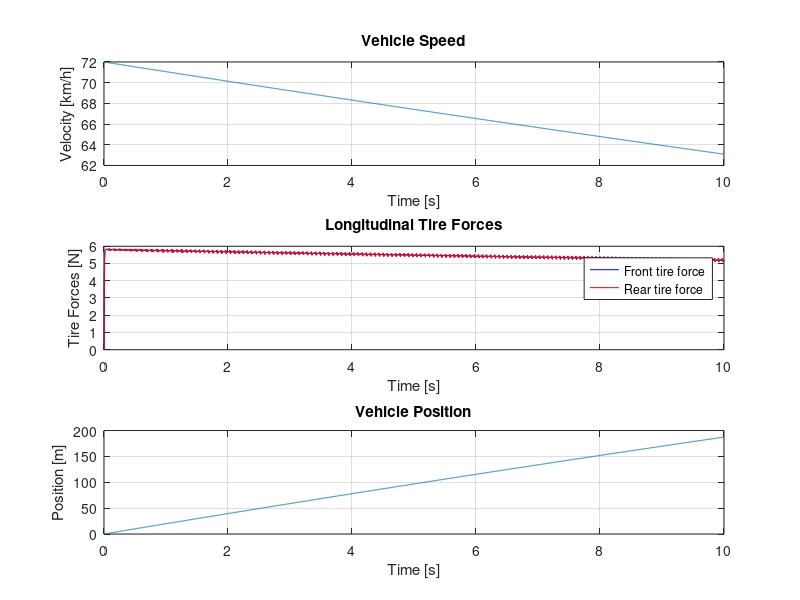

Write MATLAB code to recreate this figure.
function longitudinal_vehicle_dynamics_simulation()
    % Main simulation function for longitudinal vehicle dynamics
    
    % Vehicle parameters
    params.m = 1500;       % Vehicle mass [kg]
    params.g = 9.81;       % Gravitational acceleration [m/s^2]
    params.rho = 1.225;    % Air density [kg/m^3]
    params.Cd = 0.3;       % Drag coefficient
    params.Af = 2.5;       % Frontal area [m^2]
    params.reff = 0.3;     % Effective wheel radius [m]
    params.f = 0.015;      % Rolling resistance coefficient
    params.h = 0.5;        % CG height [m]
    params.haero = 0.6;    % Aerodynamic center height [m]
    params.lf = 1.2;       % Distance from CG to front axle [m]
    params.lr = 1.5;       % Distance from CG to rear axle [m]
    params.Cqf = 100000;   % Front tire longitudinal stiffness [N]
    params.Cqr = 100000;   % Rear tire longitudinal stiffness [N]
    
    % Initial conditions
    x0 = 0;                % Initial position [m]
    v0 = 20;               % Initial velocity [m/s]
    omega_wf0 = v0/params.reff; % Front wheel angular velocity [rad/s]
    omega_wr0 = v0/params.reff; % Rear wheel angular velocity [rad/s]
    
    initial_state = [x0; v0; omega_wf0; omega_wr0];
    
    % Simulation time
    tspan = [0 10];        % Simulation time [s]
    
    % Road slope (0 for flat road)
    theta = 0;             % Road slope angle [rad]
    
    % Wind speed
    Vwind = 0;             % Wind speed [m/s] (positive for headwind)
    
    % Torque inputs (simplified - could be made more sophisticated)
    Tf = 0;                % Front wheel torque [Nm] (positive for acceleration)
    Tr = 0;                % Rear wheel torque [Nm]
    
    % Combine additional parameters
    params.theta = theta;
    params.Vwind = Vwind;
    params.Tf = Tf;
    params.Tr = Tr;
    
    % Solve the ODE
    options = odeset('RelTol', 1e-6, 'AbsTol', 1e-9);
    [t, state] = ode45(@(t, y) vehicle_dynamics(t, y, params), tspan, initial_state, options);
    
    % Extract results
    x = state(:, 1);
    v = state(:, 2);
    omega_wf = state(:, 3);
    omega_wr = state(:, 4);
    
    % Calculate additional quantities for analysis
    Fxr = zeros(size(t));
    Fxf = zeros(size(t));
    for i = 1:length(t)
        [~, forces] = vehicle_dynamics(t(i), state(i, :)', params);
        Fxf(i) = forces.Fxf;
        Fxr(i) = forces.Fxr;
    end
    
    % Plot results
    figure;
    subplot(3, 1, 1);
    plot(t, v * 3.6); % Convert to km/h
    xlabel('Time [s]');
    ylabel('Velocity [km/h]');
    title('Vehicle Speed');
    grid on;
    
    subplot(3, 1, 2);
    plot(t, Fxf, 'b', t, Fxr, 'r');
    xlabel('Time [s]');
    ylabel('Tire Forces [N]');
    legend('Front tire force', 'Rear tire force');
    title('Longitudinal Tire Forces');
    grid on;
    
    subplot(3, 1, 3);
    plot(t, x);
    xlabel('Time [s]');
    ylabel('Position [m]');
    title('Vehicle Position');
    grid on;
end

function [dstate, forces] = vehicle_dynamics(t, state, params)
    % Vehicle dynamics equations
    
    % Unpack state variables
    x = state(1);       % Position (not used directly in dynamics)
    v = state(2);       % Velocity
    omega_wf = state(3); % Front wheel angular velocity
    omega_wr = state(4); % Rear wheel angular velocity
    
    % Unpack parameters
    m = params.m;
    g = params.g;
    rho = params.rho;
    Cd = params.Cd;
    Af = params.Af;
    reff = params.reff;
    f = params.f;
    h = params.h;
    haero = params.haero;
    lf = params.lf;
    lr = params.lr;
    Cqf = params.Cqf;
    Cqr = params.Cqr;
    theta = params.theta;
    Vwind = params.Vwind;
    Tf = params.Tf;
    Tr = params.Tr;
    
    % Calculate aerodynamic drag force
    Faero = 0.5 * rho * Cd * Af * (v + Vwind)^2;
    
    % Calculate normal forces (simplified static distribution)
    Fzf = (-Faero * haero - m * 0 * h - m * g * h * sin(theta) + m * g * lr * cos(theta)) / (lf + lr);
    Fzr = (Faero * haero + m * 0 * h + m * g * h * sin(theta) + m * g * lf * cos(theta)) / (lf + lr);
    
    % Determine if accelerating or braking based on wheel speeds
    is_accelerating = (Tf + Tr) > 0;
    
    % Calculate longitudinal slip ratios
    if is_accelerating
        sigma_xf = (reff * omega_wf - v) / (reff * omega_wf);
        sigma_xr = (reff * omega_wr - v) / (reff * omega_wr);
    else
        sigma_xf = (reff * omega_wf - v) / v;
        sigma_xr = (reff * omega_wr - v) / v;
    end
    
    % Calculate longitudinal tire forces
    Fxf = Cqf * sigma_xf;
    Fxr = Cqr * sigma_xr;
    
    % Calculate rolling resistance
    Rxf = f * Fzf;
    Rxr = f * Fzr;
    
    % Total longitudinal force
    F_total = Fxf + Fxr - Faero - Rxf - Rxr - m * g * sin(theta);
    
    % Vehicle acceleration
    v_dot = F_total / m;
    
    % Wheel dynamics (simplified)
    Iw = 2.0; % Wheel inertia [kg*m^2] - should be adjusted for real vehicle
    
    % Front wheel angular acceleration
    omega_wf_dot = (Tf - Fxf * reff) / Iw;
    
    % Rear wheel angular acceleration
    omega_wr_dot = (Tr - Fxr * reff) / Iw;
    
    % State derivatives
    dstate = [v;         % dx/dt = velocity
              v_dot;     % dv/dt = acceleration
              omega_wf_dot; % d(omega_wf)/dt
              omega_wr_dot]; % d(omega_wr)/dt
    
    % Optional: return force components for analysis
    if nargout > 1
        forces.Fxf = Fxf;
        forces.Fxr = Fxr;
        forces.Faero = Faero;
        forces.Rxf = Rxf;
        forces.Rxr = Rxr;
        forces.F_total = F_total;
    end
end